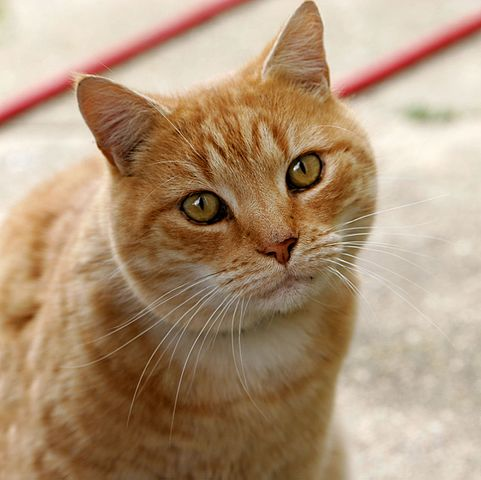
%> input picture 20230818~20230825/Tx init/Cat.jpg, 481 x 480 px
$ octave TxSignal.m   (GNU Octave 9; MATLAB toolbox functions it lacks are replaced by stand-ins)
%> lines starting %> are read from the running program, lines starting %| are printed output that depends on the picture
load('LDPC_11nD2_1296b_R12.mat');
Pict_origin  = imread('Cat.jpg');
%> Pict_origin is the input picture: size 480x481x3 uint8; mean R, G, B 175.9, 148.8, 120.7
Pict_origin  = imresize(Pict_origin,[384,384]);
%> Pict_origin: size 384x384x3 uint8
Pict_row	 = size(Pict_origin,1);
%> Pict_row = 384
Pict_col	 = size(Pict_origin,2);
%> Pict_col = 384
Pict_bin	 = [dec2bin(Pict_origin(:,:,1),8);
				dec2bin(Pict_origin(:,:,2),8);
				dec2bin(Pict_origin(:,:,3),8)];
%> Pict_bin = 442368 items
JPG_bin      = Pict_bin-'0';
Pict_size	 = size(Pict_bin,1);
%> Pict_size = 442368
Pict_bin_RE	 = [Pict_bin;zeros(648-mod(Pict_row*Pict_col*3,648),8)];   %補0 for LDPC
Pict_bin_RE	 = reshape(Pict_bin_RE,[],648);
%> Pict_bin_RE = 5464 items
%%% random order %%%
[m, n] = size(Pict_bin_RE);
%> m = 5464; n = 648
NumElements = m*n;
%> NumElements = 3540672
RandOrder = randperm(NumElements);
Pict_bin_RE_flatten = reshape(Pict_bin_RE, [1 NumElements]);
Pict_bin_RE_flatten_rand = Pict_bin_RE_flatten(RandOrder);
Pict_bin_RE_rand = reshape(Pict_bin_RE_flatten_rand,[m, n]);
%> Pict_bin_RE_rand = 5464 items
%%%%%%%%%%%%%%%%%%%%
encode 		 = mod(Pict_bin_RE_rand * double(LDPC.G.x),2);
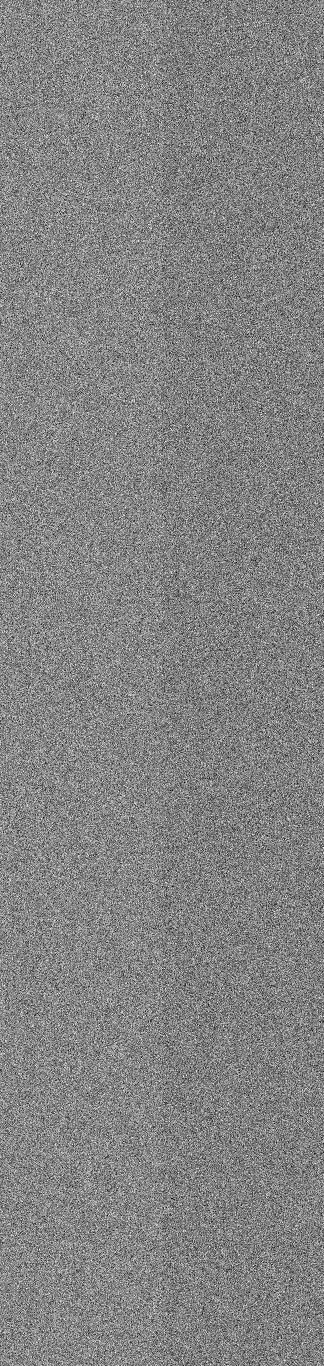
%> encode: size 5464x1296 double (shown at 1/4 size); values 0 (black) and 1 (white), 51.3% white; black in thin lines or dots

%> (the run ends here)
